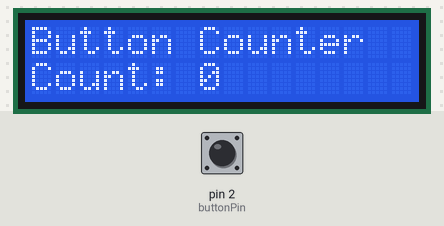
Bench run of a sketch on a simulated Arduino Uno, built with avr-gcc and run on an emulated ATmega328P. Shown: 16×2 character LCD. The test bench sets the inputs (shaded band); at power-on: pin 2 (buttonPin) HIGH.

Above: at 1.2 s.
1.3 s: pin 2 (buttonPin) pulled LOW for 0.15 s
At 1.6 s:
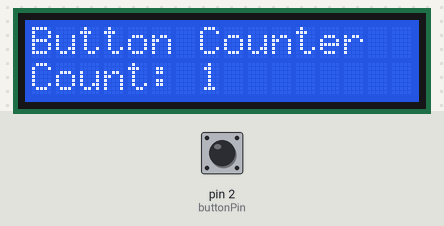
2.9 s: pin 2 (buttonPin) pulled LOW for 1 s
At 3.3 s:
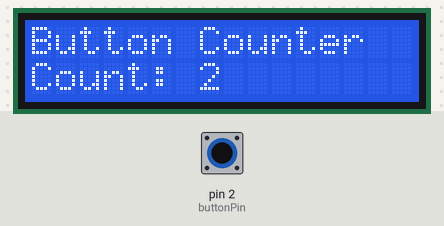
5.4 s: pin 2 (buttonPin) pulled LOW for 0.15 s
At 6.2 s:
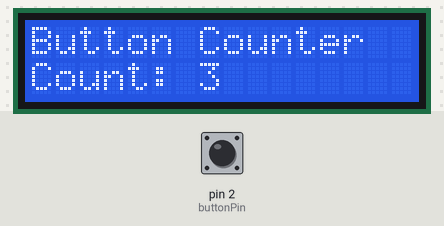
7.0 s: pin 2 (buttonPin) pulled LOW for 1 s
At 7.8 s:
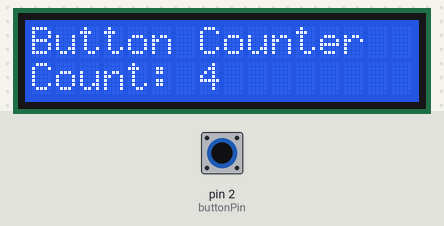
Timing chart, 0 to 10.0 s (numbered marks = the images above; inputs shaded):
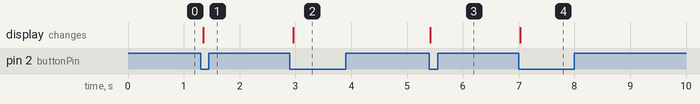

The sketch:

arduino-lcd-i2c-button-counter.ino
```cpp
/*
  Project Title: Arduino LCD I2C Button Counter

  Description:
  This beginner-friendly Arduino project demonstrates how to use a push button
  to increase a counter value and display it on a 16x2 LCD using an I2C module.
  Each time the button is pressed, the counter increases by 1 and the updated
  value appears on the LCD screen.

  Components:
  - Arduino Uno / Nano
  - LCD 16x2 with I2C module
  - Push Button
  - Breadboard
  - Jumper Wires

  Wiring:

  LCD I2C -> Arduino
  VCC -> 5V
  GND -> GND
  SDA -> A4
  SCL -> A5

  Push Button -> Arduino
  One leg  -> Pin D2
  Other leg -> GND

  Note:
  The button uses Arduino's internal pull-up resistor (INPUT_PULLUP).
*/

#include <Wire.h>
#include <LiquidCrystal_I2C.h>

// Set LCD address (commonly 0x27 or 0x3F)
LiquidCrystal_I2C lcd(0x27, 16, 2);

const int buttonPin = 2;

int counter = 0;
int lastButtonState = HIGH;
int currentButtonState;

void setup() {
  pinMode(buttonPin, INPUT_PULLUP);

  lcd.init();
  lcd.backlight();

  lcd.setCursor(0, 0);
  lcd.print("Button Counter");

  lcd.setCursor(0, 1);
  lcd.print("Count: 0");
}

void loop() {

  currentButtonState = digitalRead(buttonPin);

  // Detect button press (HIGH -> LOW)
  if (lastButtonState == HIGH && currentButtonState == LOW) {

    counter++;

    lcd.setCursor(0, 1);
    lcd.print("Count: ");
    lcd.print(counter);
    lcd.print("   "); // clear leftover digits
  }

  lastButtonState = currentButtonState;

  delay(50); // simple debounce
}
```

Measured:
- after the input at 1.3 s, the display: changes after 0.05 s (image 1)
- after the input at 2.9 s, the display: changes after 0.06 s (image 2)
- after the input at 5.4 s, the display: changes at once (image 3)
- after the input at 7.0 s, the display: changes at once (image 4)
